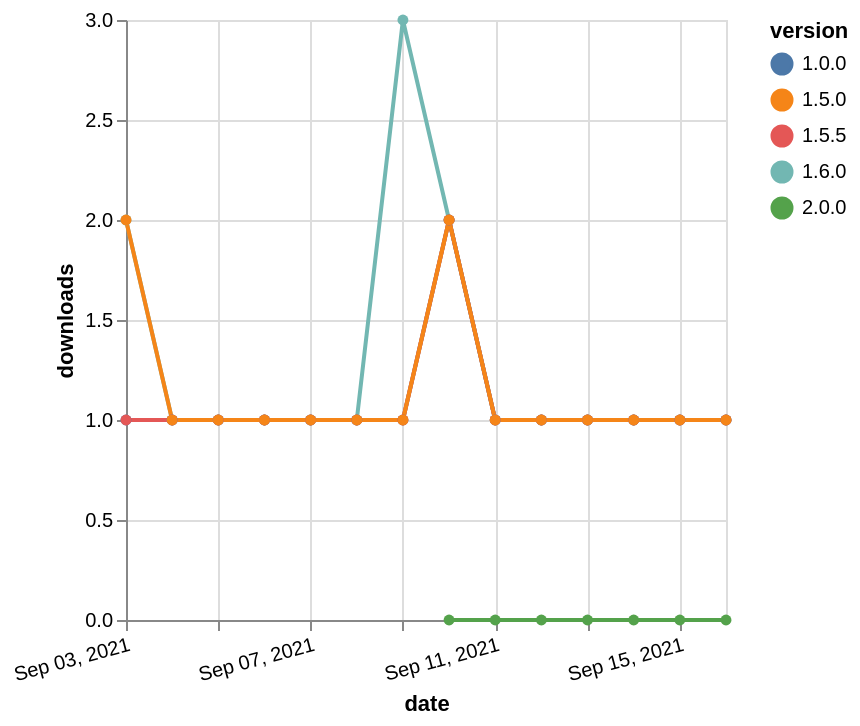

Describe this chart as a Vega-Lite specification.
### Vega-Lite specification from a JSON file in a GitHub repository (floating-point values rounded to 4 significant figures)
{"$schema": "https://vega.github.io/schema/vega-lite/v5.json", "description": "A simple bar chart with embedded data.", "data": {"values": [{"date": "2021-09-03", "total": 111, "delta": 2, "version": "1.6.0"}, {"date": "2021-09-04", "total": 112, "delta": 1, "version": "1.6.0"}, {"date": "2021-09-05", "total": 113, "delta": 1, "version": "1.6.0"}, {"date": "2021-09-06", "total": 114, "delta": 1, "version": "1.6.0"}, {"date": "2021-09-07", "total": 115, "delta": 1, "version": "1.6.0"}, {"date": "2021-09-08", "total": 116, "delta": 1, "version": "1.6.0"}, {"date": "2021-09-09", "total": 119, "delta": 3, "version": "1.6.0"}, {"date": "2021-09-10", "total": 121, "delta": 2, "version": "1.6.0"}, {"date": "2021-09-11", "total": 122, "delta": 1, "version": "1.6.0"}, {"date": "2021-09-12", "total": 123, "delta": 1, "version": "1.6.0"}, {"date": "2021-09-13", "total": 124, "delta": 1, "version": "1.6.0"}, {"date": "2021-09-14", "total": 125, "delta": 1, "version": "1.6.0"}, {"date": "2021-09-15", "total": 126, "delta": 1, "version": "1.6.0"}, {"date": "2021-09-16", "total": 127, "delta": 1, "version": "1.6.0"}, {"date": "2021-09-03", "total": 152, "delta": 1, "version": "1.0.0"}, {"date": "2021-09-04", "total": 153, "delta": 1, "version": "1.0.0"}, {"date": "2021-09-05", "total": 154, "delta": 1, "version": "1.0.0"}, {"date": "2021-09-06", "total": 155, "delta": 1, "version": "1.0.0"}, {"date": "2021-09-07", "total": 156, "delta": 1, "version": "1.0.0"}, {"date": "2021-09-08", "total": 157, "delta": 1, "version": "1.0.0"}, {"date": "2021-09-09", "total": 158, "delta": 1, "version": "1.0.0"}, {"date": "2021-09-10", "total": 160, "delta": 2, "version": "1.0.0"}, {"date": "2021-09-11", "total": 161, "delta": 1, "version": "1.0.0"}, {"date": "2021-09-12", "total": 162, "delta": 1, "version": "1.0.0"}, {"date": "2021-09-13", "total": 163, "delta": 1, "version": "1.0.0"}, {"date": "2021-09-14", "total": 164, "delta": 1, "version": "1.0.0"}, {"date": "2021-09-15", "total": 165, "delta": 1, "version": "1.0.0"}, {"date": "2021-09-16", "total": 166, "delta": 1, "version": "1.0.0"}, {"date": "2021-09-03", "total": 148, "delta": 1, "version": "1.5.5"}, {"date": "2021-09-04", "total": 149, "delta": 1, "version": "1.5.5"}, {"date": "2021-09-05", "total": 150, "delta": 1, "version": "1.5.5"}, {"date": "2021-09-06", "total": 151, "delta": 1, "version": "1.5.5"}, {"date": "2021-09-07", "total": 152, "delta": 1, "version": "1.5.5"}, {"date": "2021-09-08", "total": 153, "delta": 1, "version": "1.5.5"}, {"date": "2021-09-09", "total": 154, "delta": 1, "version": "1.5.5"}, {"date": "2021-09-10", "total": 156, "delta": 2, "version": "1.5.5"}, {"date": "2021-09-11", "total": 157, "delta": 1, "version": "1.5.5"}, {"date": "2021-09-12", "total": 158, "delta": 1, "version": "1.5.5"}, {"date": "2021-09-13", "total": 159, "delta": 1, "version": "1.5.5"}, {"date": "2021-09-14", "total": 160, "delta": 1, "version": "1.5.5"}, {"date": "2021-09-15", "total": 161, "delta": 1, "version": "1.5.5"}, {"date": "2021-09-16", "total": 162, "delta": 1, "version": "1.5.5"}, {"date": "2021-09-10", "total": 17, "delta": 0, "version": "2.0.0"}, {"date": "2021-09-11", "total": 20, "delta": 0, "version": "2.0.0"}, {"date": "2021-09-12", "total": 23, "delta": 0, "version": "2.0.0"}, {"date": "2021-09-13", "total": 25, "delta": 0, "version": "2.0.0"}, {"date": "2021-09-14", "total": 28, "delta": 0, "version": "2.0.0"}, {"date": "2021-09-15", "total": 29, "delta": 0, "version": "2.0.0"}, {"date": "2021-09-16", "total": 30, "delta": 0, "version": "2.0.0"}, {"date": "2021-09-03", "total": 153, "delta": 2, "version": "1.5.0"}, {"date": "2021-09-04", "total": 154, "delta": 1, "version": "1.5.0"}, {"date": "2021-09-05", "total": 155, "delta": 1, "version": "1.5.0"}, {"date": "2021-09-06", "total": 156, "delta": 1, "version": "1.5.0"}, {"date": "2021-09-07", "total": 157, "delta": 1, "version": "1.5.0"}, {"date": "2021-09-08", "total": 158, "delta": 1, "version": "1.5.0"}, {"date": "2021-09-09", "total": 159, "delta": 1, "version": "1.5.0"}, {"date": "2021-09-10", "total": 161, "delta": 2, "version": "1.5.0"}, {"date": "2021-09-11", "total": 162, "delta": 1, "version": "1.5.0"}, {"date": "2021-09-12", "total": 163, "delta": 1, "version": "1.5.0"}, {"date": "2021-09-13", "total": 164, "delta": 1, "version": "1.5.0"}, {"date": "2021-09-14", "total": 165, "delta": 1, "version": "1.5.0"}, {"date": "2021-09-15", "total": 166, "delta": 1, "version": "1.5.0"}, {"date": "2021-09-16", "total": 167, "delta": 1, "version": "1.5.0"}]}, "width": "container", "mark": {"type": "line", "point": {"filled": true}}, "encoding": {"x": {"field": "date", "type": "temporal", "timeUnit": "yearmonthdate", "title": "date", "axis": {"labelAngle": -15}}, "y": {"field": "delta", "type": "quantitative", "title": "downloads"}, "color": {"field": "version", "type": "nominal"}, "tooltip": {"field": "delta"}}}
